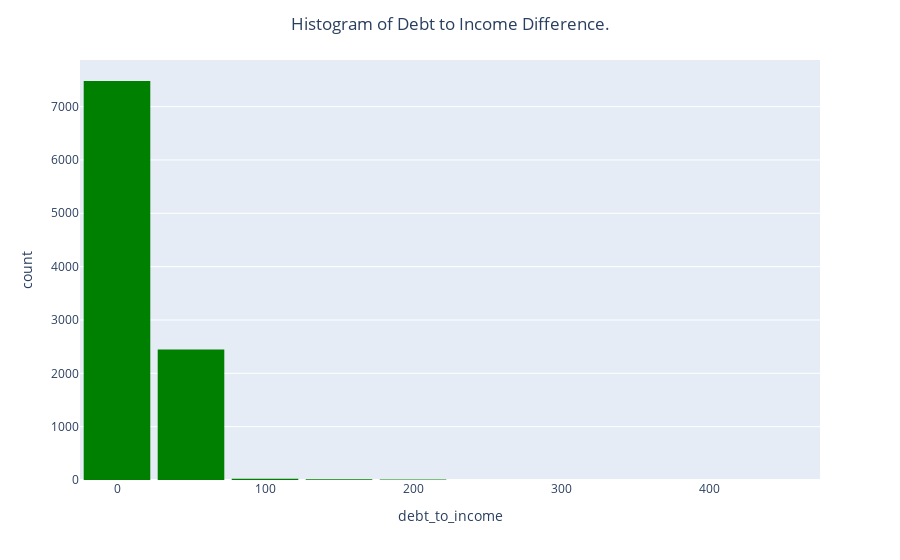

Write notebook code for a chart like this one.
### Markdown cell above
**Problem 1** Create a histogram of your own! Try making a histogram of one of the other pieces of numerical data. Make it as fancy as you want. Include some categorical information. Do you learn anything from your graph? If so what?

### Code cell
# Your code here
fig = px.histogram(DF,
                   nbins= 20,
                   x='debt_to_income',
                   color_discrete_sequence=['green'])

fig.update_layout(bargap=0.1,
                  title='Histogram of Debt to Income Difference.',
                  title_x=0.5)
fig.show()

### Figure 1 — Plotly figure (JSON) as saved in the notebook; plotly's stock layout.template omitted (floating-point values rounded to 4 significant figures; data arrays with more than 128 entries replaced by an {"elided": "..."} marker saying what was removed)
{"data": [{"bingroup": "x", "hovertemplate": "debt_to_income=%{x}<br>count=%{y}<extra></extra>", "legendgroup": "", "marker": {"color": "green", "pattern": {"shape": ""}}, "name": "", "nbinsx": 20, "orientation": "v", "showlegend": false, "type": "histogram", "x": {"elided": "10000 float values"}, "xaxis": "x", "yaxis": "y"}], "layout": {"bargap": 0.1, "barmode": "relative", "legend": {"tracegroupgap": 0}, "margin": {"t": 60}, "title": {"text": "Histogram of Debt to Income Difference.", "x": 0.5}, "xaxis": {"anchor": "y", "domain": [0, 1], "title": {"text": "debt_to_income"}}, "yaxis": {"anchor": "x", "domain": [0, 1], "title": {"text": "count"}}}}
